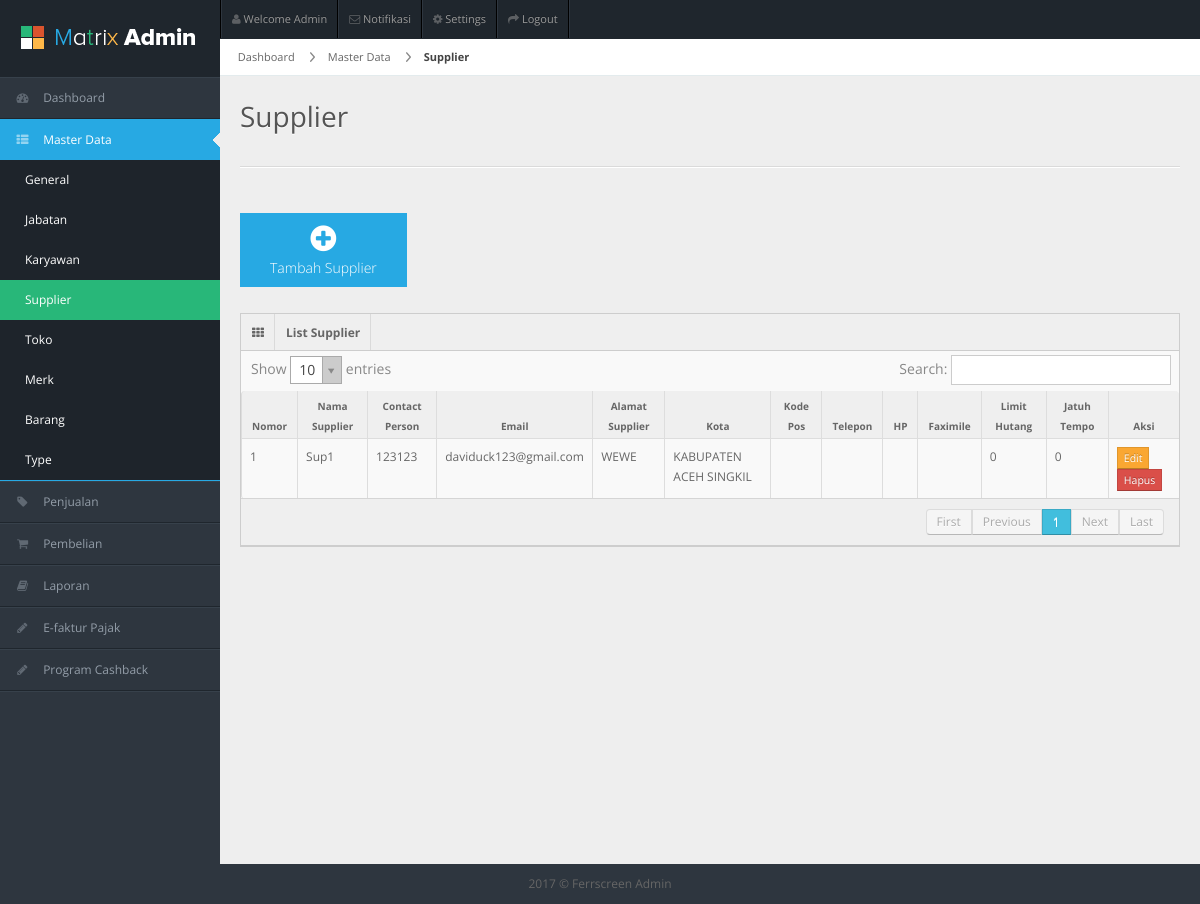
Page /index.php/supplier on the earlier database version.
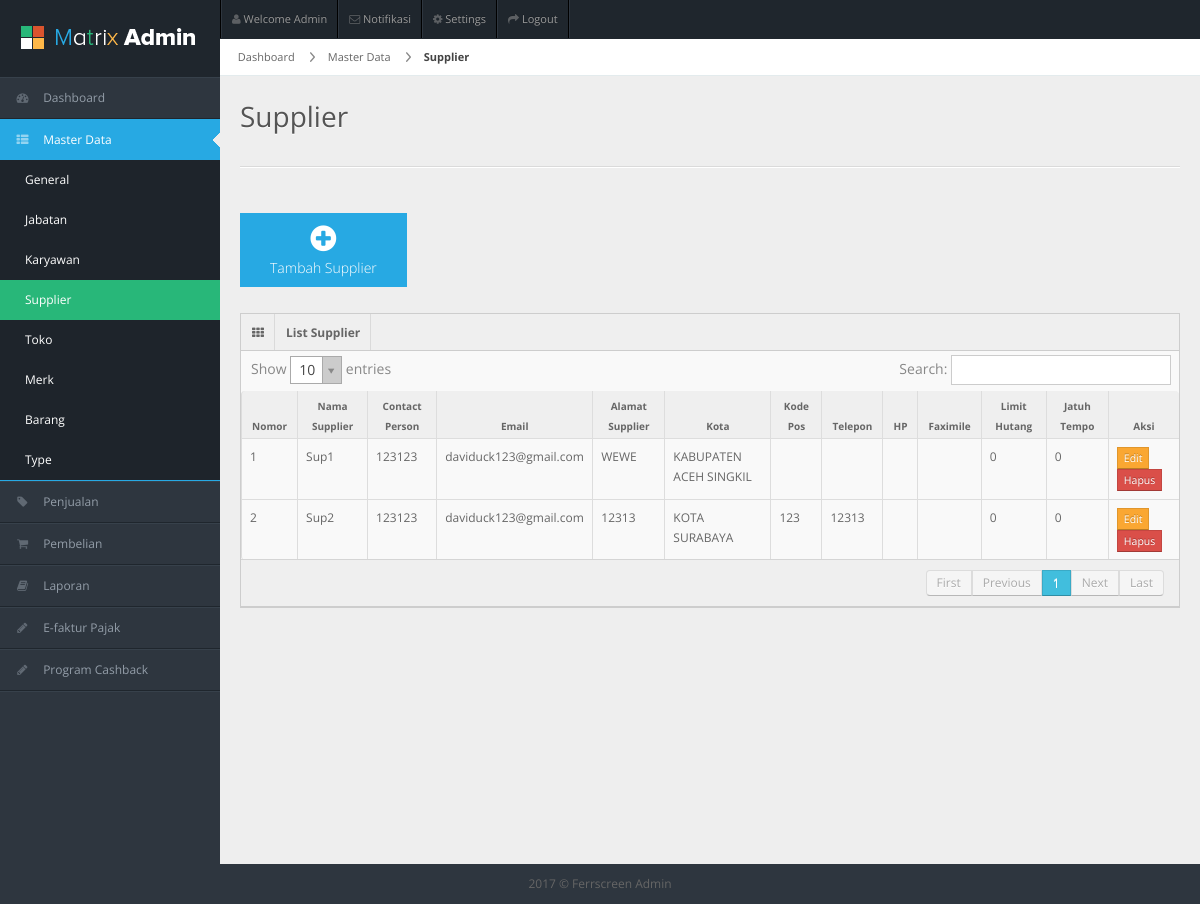
Same page on the later database version.
### tables this page shows
CREATE TABLE `supplier` (
  `id` int(11) NOT NULL,
  `email` varchar(255) DEFAULT NULL,
  `nama` varchar(255) NOT NULL,
  `contact_person` varchar(255) DEFAULT NULL,
  `alamat` text NOT NULL,
  `kode_pos` varchar(25) DEFAULT NULL,
  `telp` varchar(25) DEFAULT NULL,
  `hp` varchar(25) DEFAULT NULL,
  `fax` varchar(25) DEFAULT NULL,
  `limit_hutang` int(11) DEFAULT NULL,
  `jatuh_tempo` int(11) DEFAULT NULL,
  `is_aktif` enum('0','1') NOT NULL COMMENT '0 = not aktif, 1 = aktif',
  `id_kota` int(11) DEFAULT NULL,
  `created_at` datetime NOT NULL
);

CREATE TABLE `kota` (
  `id` int(11) NOT NULL,
  `id_provinsi` char(2) NOT NULL,
  `nama` varchar(255) NOT NULL
);

### application/controllers/Supplier.php (called while the page is built, shortened)
<?php
class Supplier extends CI_Controller {
	public function __construct(){
	 	$this->load->model('Supplier_Model');
	 	$this->load->model('Kota_Model');
    }
	public function index()
	{
		$dataMenu = array(
	        'menuAktif' => "masterdata",
	        'subMenu' => "supplier"
		);
		$dataSupplier = $this->Supplier_Model->get_allSupplier();
		$data = array(
	        'dataSupplier' => $dataSupplier
		);
		$this->load->view('header');
		$this->load->view('sidebar',$dataMenu);
		$this->load->view('MasterData/Supplier/v_supplier',$data);
	}
}

### index.php (called while the page is built, shortened)
<?php
require_once BASEPATH.'core/CodeIgniter.php';

### application/helpers/utility_helper.php (called while the page is built)
<?php
function asset_url(){
   return base_url().'assets/';
}
?>

### application/models/Supplier_Model.php (called while the page is built, shortened)
<?php
class Supplier_Model extends CI_Model {
    public function get_allSupplier(){
        $sql = "SELECT c.*, k.nama as nama_kota
                FROM supplier c, kota k
                WHERE c.id_kota = k.id AND c.is_aktif = ?
                ORDER BY c.nama ASC";
        $result = $this->db->query($sql, array("1"));
        return $result->result_array();
    }
}

### application/views/MasterData/Supplier/v_supplier.php (the view, shortened to what this page needs)
<div id="content">
  <div id="content-header">
    <div id="breadcrumb">
      <a href="<?php echo base_url();?>dashboard" title="Go to Home" class="tip-bottom">
        Dashboard
      </a>
      <a href="#" class="">
        Master Data
      </a>
      <a href="#" class="current">
        Supplier
      </a>
    </div>
    <h1>Supplier</h1>
  </div>
  <div class="container-fluid">
    <hr>
    <div class="quick-actions_homepage">
      <ul class="quick-actions">
        <li class="bg_lb">
          <a href="<?php echo base_url();?>supplier/tambahSupplier">
            <i class="icon-plus-sign"></i>
            Tambah Supplier
          </a>
        </li>
      </ul>
    </div>
    <div class="row-fluid">
      <div class="span12">
      <div class="widget-box">
          <div class="widget-title">
            <span class="icon"><i class="icon-th"></i></span>
            <span class="icon"><b>List Supplier</b></span>
          </div>
          <div class="widget-content nopadding">
            <table class="table table-bordered data-table">
              <thead>
                <tr>
                  <th>Nomor</th>
                  <th>Nama Supplier</th>
                  <th>Contact Person</th>
                  <th>Email</th>
                  <th>Alamat Supplier</th>
                  <th>Kota</th>
                  <th>Kode Pos</th>
                  <th>Telepon</th>
                  <th>HP</th>
                  <th>Faximile</th>
                  <th>Limit Hutang</th>
                  <th>Jatuh Tempo</th>
                  <th>Aksi</th>
                </tr>
              </thead>
              <tbody>
              <?php
                if(isset($dataSupplier))
                {
                    $number=1;
                    foreach ($dataSupplier as $supplier)
                    {
                      echo ' <tr class="gradeX">
                                <td>'.$number.'</td>
                                <td>'.$supplier["nama"].'</td>
                                <td>'.$supplier["contact_person"].'</td>
                                <td>'.$supplier["email"].'</td>
                                <td>'.$supplier["alamat"].'</td>
                                <td>'.$supplier["nama_kota"].'</td>
                                <td>'.$supplier["kode_pos"].'</td>
                                <td>'.$supplier["telp"].'</td>
                                <td>'.$supplier["hp"].'</td>
                                <td>'.$supplier["fax"].'</td>
                                <td>'.$supplier["limit_hutang"].'</td>
                                <td>'.$supplier["jatuh_tempo"].'</td>
                                <td class="center">
                                    <a href="'.base_url().'supplier/editsupplier/'.$supplier["id"].'" class="btn btn-warning btn-mini" role="button">Edit</a>
                                    <a href="#deleteData'.$supplier["id"].'" data-toggle="modal" class="btn btn-danger btn-mini" role="button">Hapus</a>
                                    <div id="deleteData'.$supplier["id"].'" class="modal hide" aria-hidden="true" style="display: none;">
                                      <div class="modal-header">
                                        <button data-dismiss="modal" class="close" type="button">×</button>
                                        <h3>Hapus Data</h3>
                                      </div>
                                      <div class="modal-body">
                                        <p>Apakah kamu ingin menghapus data '.$supplier["nama"].'?</p>
                                      </div>
                                      <div class="modal-footer">
                                        <a class="btn btn-primary" href="'.base_url().'supplier/hapusSupplier/'.$supplier["id"].'" name="btnHapus">Hapus</a>
                                        <a data-dismiss="modal" class="btn" href="#">Cancel</a>
                                      </div>
                                    </div>
                                </td>
                              </tr>';
                      $number++;
                    }
                  }
              ?>
              </tbody>
            </table>
          </div>
        </div>
      </div>
    </div>
  </div>
</div>
<div class="row-fluid">
  <div id="footer" class="span12"> 2017 &copy; Ferrscreen Admin</div>
</div>
</body>
</html>

### application/views/header.php (shortened to what this page needs)
<!DOCTYPE html>
<html lang="en">
<head>
<link rel="stylesheet" href="<?php echo asset_url();?>css/bootstrap.min.css" />
<link rel="stylesheet" href="<?php echo asset_url();?>css/bootstrap-responsive.min.css" />
<link rel="stylesheet" href="<?php echo asset_url();?>css/datepicker.css" />
<link rel="stylesheet" href="<?php echo asset_url();?>css/uniform.css" />
<link rel="stylesheet" href="<?php echo asset_url();?>css/select2.css" />
<link rel="stylesheet" href="<?php echo asset_url();?>css/fullcalendar.css" />
<link rel="stylesheet" href="<?php echo asset_url();?>css/matrix-style.css" />
<link rel="stylesheet" href="<?php echo asset_url();?>css/matrix-media.css" />
<link href="<?php echo asset_url();?>font-awesome/css/font-awesome.css" rel="stylesheet" />
<link rel="stylesheet" href="<?php echo asset_url();?>css/jquery.gritter.css" />
</head>
<body>
<div id="header">
  <h1><a href="dashboard.html">Ferrscreen Admin</a></h1>
</div>
<div id="user-nav" class="navbar navbar-inverse">
  <ul class="nav">
    <li class=""><a title="" href="#"><i class="icon icon-user"></i> <span class="text">Welcome Admin</span></a></li>
    <li class=""><a title="" href="#"><i class="icon icon-envelope"></i> <span class="text">Notifikasi</span></a></li>
    <li class=""><a title="" href="#"><i class="icon icon-cog"></i> <span class="text">Settings</span></a></li>
    <li class=""><a title="" href="login.html"><i class="icon icon-share-alt"></i> <span class="text">Logout</span></a></li>
  </ul>
</div>

### application/views/sidebar.php (shortened to what this page needs)
<div id="sidebar"><a href="#" class="visible-phone"><i class="icon icon-dashboard"></i> Dashboard</a>
  <ul>
    <li class="<?php if($menuAktif=="dashboard") echo "active";?>"><a href="<?php echo base_url();?>dashboard"><i class="icon icon-dashboard"></i> <span>Dashboard</span></a> </li>
    <li class="submenu <?php if($menuAktif=="masterdata") echo "active open";?>"> <a href="#"><i class="icon icon-th-list"></i> <span>Master Data</span> </a>
      <ul>
        <li class="<?php if($subMenu=="general") echo "active";?>"><a href="<?php echo base_url();?>general">General</a></li>
        <li class="<?php if($subMenu=="jabatan") echo "active";?>"><a href="<?php echo base_url();?>jabatan">Jabatan</a></li>
        <li class="<?php if($subMenu=="karyawan") echo "active";?>"><a href="<?php echo base_url();?>karyawan">Karyawan</a></li>
        <li class="<?php if($subMenu=="supplier") echo "active";?>"><a href="<?php echo base_url();?>supplier">Supplier</a></li>
        <li class="<?php if($subMenu=="toko") echo "active";?>"><a href="<?php echo base_url();?>toko">Toko</a></li>
        <li class="<?php if($subMenu=="merk") echo "active";?>"><a href="<?php echo base_url();?>merk">Merk</a></li>
        <li class="<?php if($subMenu=="barang") echo "active";?>"><a href="<?php echo base_url();?>barang">Barang</a></li>
        <li class="<?php if($subMenu=="type") echo "active";?>"><a href="<?php echo base_url();?>type">Type</a></li>
      </ul>
    </li>
    <li class="<?php if($menuAktif=="penjualan") echo "active";?>"> <a href="<?php echo base_url();?>penjualan"><i class="icon icon-tag"></i> <span>Penjualan</span></a> </li>
    <li class="<?php if($menuAktif=="pembelian") echo "active";?>"><a href="<?php echo base_url();?>pembelian"><i class="icon  icon-shopping-cart"></i> <span>Pembelian</span></a></li>
    <li class="submenu <?php if($menuAktif=="laporan") echo "active open";?>"> <a href="#"><i class="icon icon-book"></i> <span>Laporan</span></a>
    </li>
    <li  class="<?php if($menuAktif=="ePajak") echo "active";?>"><a href="<?php echo base_url();?>ePajak"><i class="icon icon-pencil"></i> <span>E-faktur Pajak</span></a></li>
    <li class="<?php if($menuAktif=="programCashback") echo "active";?>"><a href="<?php echo base_url();?>programCashback"><i class="icon icon-pencil"></i> <span>Program Cashback</span></a></li>
  </ul>
</div>

### assets/css/matrix-media.css (style rules this page uses)
body { background:#2E363F; }
#header { background-color: #1f262d; margin-top:10px; }
#sidebar > ul { border-bottom: 1px solid #37414b }
#sidebar > ul > li { border-top: 1px solid #37414b; border-bottom: 1px solid #1f262d; }
#sidebar > ul > li.active { background-color: #27a9e3; border-bottom: 1px solid #27a9e3; border-top: 1px solid #27a9e3; }
#sidebar > ul > li.active a { color:#fff; text-decoration:none; }
#sidebar > ul li ul { background-color: #1e242b; }
#sidebar > ul li ul li a { color:#939da8 }
#sidebar > ul li ul li a:hover, #sidebar > ul li ul li.active a { color: #fff; background-color: #28b779; }

Differences in the rows shown:
added supplier: nama "Sup2", contact_person "123123", email "daviduck123@gmail.com", alamat "12313", id_kota.nama "KOTA SURABAYA", kode_pos "123", telp "12313", limit_hutang "0", jatuh_tempo "0"
